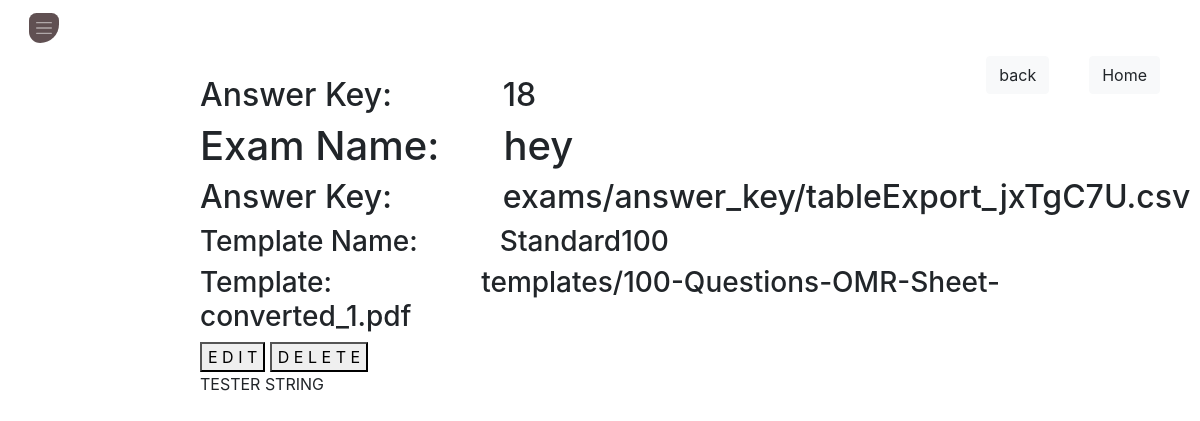
The page /functions/exam-detail/hey (signed in) on the database its author committed.
### functions/models.py (models this page shows, shortened)
class Exam(models.Model):
        user = models.ForeignKey(User,on_delete=models.CASCADE)
        exam_name = models.CharField(max_length = 200)
        ansKey = models.FileField(null=True,blank=True,upload_to='exams/answer_key/' )
        ansKeyImg = models.FileField(default="default.jpg", null=True,blank=True,upload_to='exams/answer_key_img/' )
        template = models.ForeignKey(omr_templates,on_delete=models.PROTECT)

class omr_templates(models.Model):
        pdf_name = models.CharField(max_length = 120)
        pdf = models.FileField(null=False,blank=False,upload_to='templates/' )
        user = models.ForeignKey(User,on_delete=models.CASCADE)

### functions/views.py (the view)
# urls.py: path('exam-detail/<str:name>',login_required(exam_detail_view.as_view()),name='exam-detail'),
class exam_detail_view(DetailView):
    template_name = "exam_detail.html/"
    context_object_name = 'object'
    def get_object(self):
        obj = Exam.objects.filter(exam_name=self.kwargs['name'])
        return obj
    def get_context_data(self, **kwargs):
        context = super().get_context_data(**kwargs)
        oprating_object = self.get_object()
        context['Tester'] = "TESTER STRING"
        return context

### functions/templates/exam_detail.html (shortened to what this page needs)
{% extends 'base.html' %}
{% load static %}
{% block link %}
<link rel="stylesheet" href="{% static "css/exam_detail.css" %}">
{% endblock link %}
{% block content %}
<div class="pos-f-t">
<nav class="navbar navbar-dark">
  <button class="navbar-toggler" type="button" data-toggle="collapse" data-target="#navbarToggleExternalContent" aria-controls="navbarToggleExternalContent" aria-expanded="false" aria-label="Toggle navigation">
    <span class="navbar-toggler-icon"></span>
  </button>
</nav>
</div>
<a href="{% url 'home-page'%}"><h3 class="homeNav"><button type="button" class="btn btn-light">Home</button></h3></a>
<a href={% url 'all-exams' %} ><h3 class="homeNav"><button type="button" class="btn btn-light">back</button></h3></a>
<div class="template-list">
  <h2>Answer Key:&nbsp&nbsp&nbsp&nbsp&nbsp&nbsp&nbsp &nbsp&nbsp&nbsp&nbsp   {{object.first.id}}</h2>
<h1>Exam Name:&nbsp&nbsp&nbsp&nbsp&nbsp {{object.first.exam_name}}</h1>
<h2>Answer Key:&nbsp&nbsp&nbsp&nbsp&nbsp&nbsp&nbsp &nbsp&nbsp&nbsp&nbsp   {{object.first.ansKey}}</h2>
<h3>Template Name: &nbsp&nbsp&nbsp&nbsp&nbsp&nbsp&nbsp&nbsp&nbsp  {{object.first.template.pdf_name}}</h3>
<h3>Template:  &nbsp&nbsp&nbsp&nbsp&nbsp&nbsp&nbsp&nbsp&nbsp&nbsp&nbsp&nbsp&nbsp&nbsp&nbsp&nbsp&nbsp&nbsp {{object.first.template.pdf}}</h3>
<a href="{% url 'exam-update' object.first.id%}"><button  name="button">E D I T</button></a>
<a href="{% url 'exam-delete' object.first.id%}"><button  name="button">D E L E T E</button></a>
<p>{{Tester}}</p>
</div>
{% endblock content %}

### Static_dev/static/css/exam_detail.css (style rules this page uses)
.navbar-toggler-icon { background-color: #605052; background-size: 20px; border-radius: 20px 20px 50px 30px; }
a:-webkit-any-link { color: -webkit-link; cursor: pointer; text-decoration: none; background-color: transparent; }
.homeNav { float:right; margin-right:40px; }
.template-list { margin-top:20px; margin-left:200px; }

### rows shown on the page
Exam: first.id "18", first.exam_name "hey", first.ansKey "exams/answer_key/tableExport_jxTgC7U.csv", first.template.pdf_name "Standard100", first.template.pdf "templates/100-Questions-OMR-Sheet-converted_1.pdf"

### other values the page prints
{{ Tester }} "TESTER STRING"
